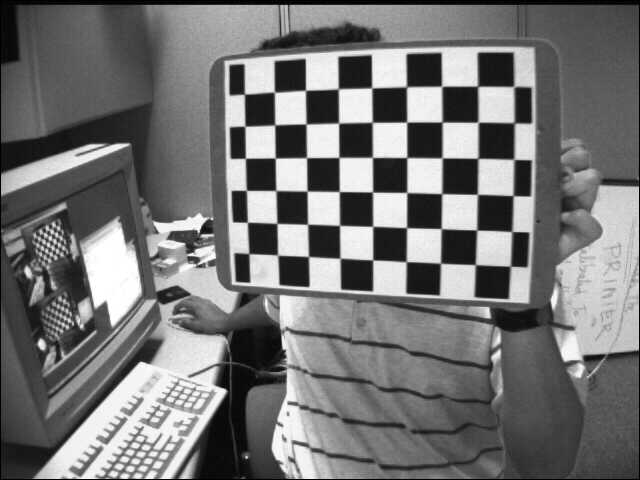
//> input picture classes/exercises05/camera_calibration_original/images/left01.jpg, 640 x 480 px
$ ./main ../../../../classes/exercises05/camera_calibration_original/images/left01.jpg ../../../../classes/exercises05/camera_calibration_original/images/left02.jpg   (built with g++ and OpenCV 4)
//> lines starting //> are read from the running program, lines starting //| are printed output that depends on the picture
#include <cv.h>
#include <highgui.h>
#include <opencv2/opencv.hpp>

#include <opencv2/imgproc/imgproc.hpp>
#include <stdio.h>

using namespace std;
using namespace cv;

int main(int argc, char **argv) {
    char *imageName1 = argv[1];
    char *imageName2 = argv[2];

    Mat image1 = imread(imageName1, 1);
//> image1 is the input picture: 480 rows x 640 cols, CV_8UC3; min 0, max 255, mean 116.6
    Mat image2 = imread(imageName2, 1);
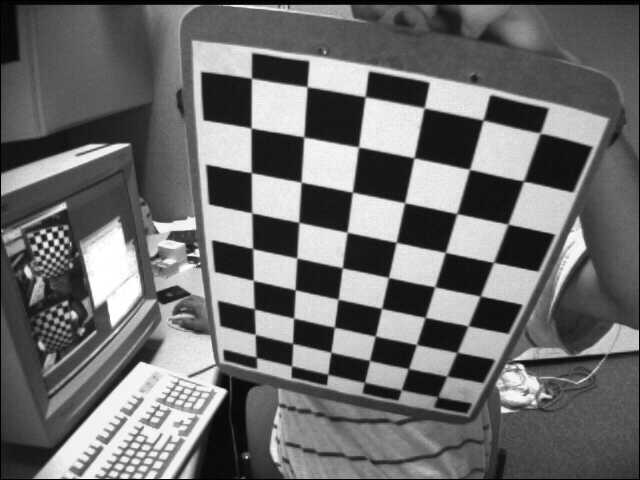
//> input picture classes/exercises05/camera_calibration_original/images/left02.jpg, 640 x 480 px
//> image2 is the input picture: 480 rows x 640 cols, CV_8UC3; min 0, max 255, mean 109

    if (argc != 3) {
        cout << "Expected two arguments!" << endl;
        return -1;
    }
    if (!image1.data) {
        cout << "Failed to read image " << imageName1 << endl;
        return -1;
    }
    if (!image2.data) {
        cout << "Failed to read image " << imageName2 << endl;
        return -1;
    }

    double alpha = 0.5; double beta; double input;
    cout << "Simple Linear Blender" << endl;
    cout << "* Enter alpha [0-1]: ";
    cin >> input;
//> the answer given: 2

    alpha = input >= 0.0 && input <= 1.0 ? input : alpha;
    Mat dst;

    beta = (1.0 - alpha);
    addWeighted(image1, alpha, image2, beta, 0.0, dst);
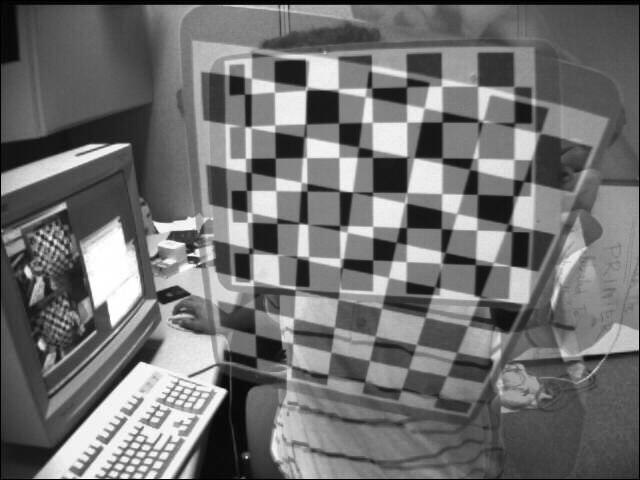
//> dst: 480 rows x 640 cols, CV_8UC3; min 0, max 255, mean 112.8

    namedWindow("image1", CV_WINDOW_AUTOSIZE);
    imshow("image1", image1);
    namedWindow("image2", CV_WINDOW_AUTOSIZE);
    imshow("image2", image2);

    namedWindow("Linear blend image", CV_WINDOW_AUTOSIZE);
    imshow("Linear blend image", dst);

    waitKey(0);

    return 0;
}
